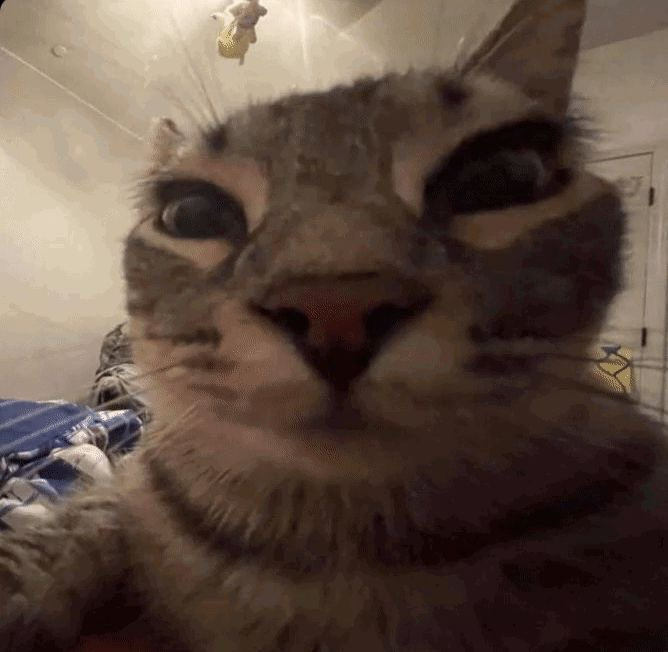
#> input picture day4/learn/cat.jpg, 668 x 652 px, given in place of the camera
$ python draw_canvas.py
#> lines starting #> are read from the running program, lines starting #| are printed output that depends on the picture; after the words box and inside, x2 and y2 are one past the last pixel; in counts of white or black regions, pixels touching at a corner belong together
import cv2
import numpy as np

# 1. Initialize Webcam (CAP_DSHOW prevents camera light freeze on Windows)
cap = cv2.VideoCapture(0)

# 2. Define HSV Color Range for a BLUE object (Default)
# Tip: Adjust lower/upper bounds if using a Red/Green object!
LOWER_COLOR = np.array([100, 150, 0])  # Lower bound for Blue in HSV
UPPER_COLOR = np.array([140, 255, 255])  # Upper bound for Blue in HSV


canvas = None
prev_point = None

print("Air Canvas Started! Wave a BLUE marker in front of the camera to draw.")
print("Press 'c' to clear canvas. Press 'q' to quit.")

while cap.isOpened():
  success, frame = cap.read()
#> frame is the input picture: shape (652, 668, 3); mean B, G, R 64.8, 75.5, 93.1
  if not success:
    break

  # Flip frame horizontally for intuitive "mirror" drawing
  frame = cv2.flip(frame, 1)
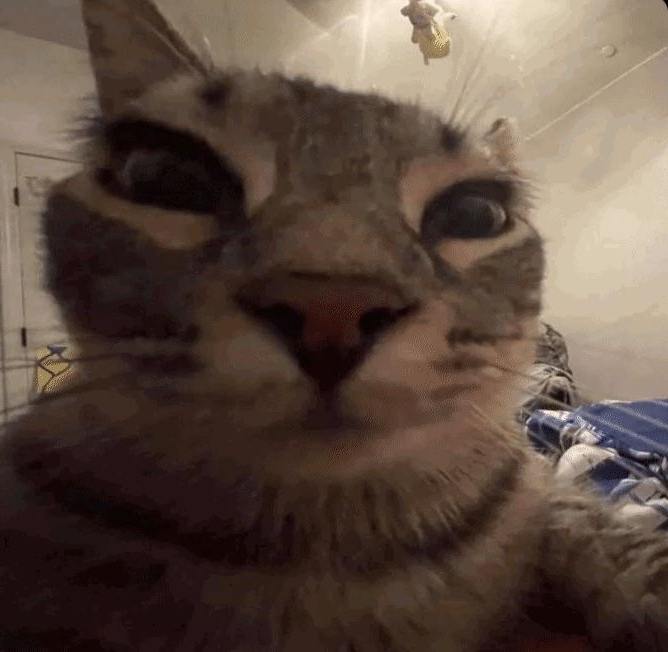
#> frame: shape (652, 668, 3); mean B, G, R 64.8, 75.5, 93.1

  # Initialize black canvas to match camera size on first frame
  if canvas is None:
    canvas = np.zeros_like(frame)

  # --- CORE CV CONCEPTS FOR STUDENTS ---

  # A. Convert BGR to HSV color space (easier to isolate specific colors)
  hsv = cv2.cvtColor(frame, cv2.COLOR_BGR2HSV)
#> hsv: shape (652, 668, 3); mean H, S, V 30.5, 100.7, 93.4

  # B. Create binary mask (White = color detected, Black = background)
  mask = cv2.inRange(hsv, LOWER_COLOR, UPPER_COLOR)
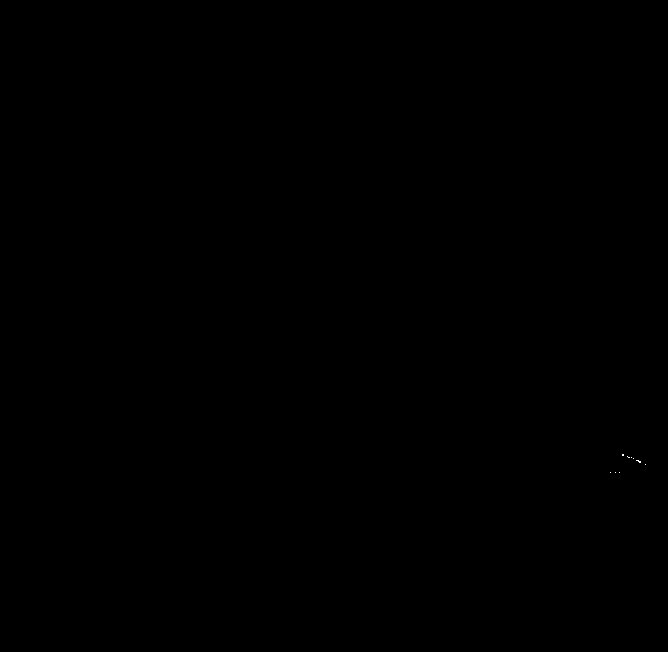
#> mask: shape (652, 668); 0% white in thin lines or dots, all inside (x1, y1, x2, y2) = (610, 454, 646, 473)


  # Clean noise using morphological erosion and dilation
  mask = cv2.erode(mask, None, iterations=1)
#> mask: shape (652, 668); every value is 0
  mask = cv2.dilate(mask, None, iterations=1)

  # C. Find contours (outlines of detected shapes)
  contours, _ = cv2.findContours(
      mask, cv2.RETR_EXTERNAL, cv2.CHAIN_APPROX_SIMPLE
  )
#> contours = []

  curr_point = None

  if contours:
    # Get the largest contour (prevents small background noise from drawing)
    largest_contour = max(contours, key=cv2.contourArea)

    # Filter out tiny detections by minimum area threshold
    if cv2.contourArea(largest_contour) > 500:
      # Calculate centroid (center x, y coordinates) of detected marker
      M = cv2.moments(largest_contour)
      if M['m00'] != 0:
        cX = int(M['m10'] / M['m00'])
        cY = int(M['m01'] / M['m00'])
        curr_point = (cX, cY)

        # Draw a visual tracking dot around object tip
        cv2.circle(frame, curr_point, 8, (0, 255, 255), -1)

  # D. Draw lines on the canvas when object moves
  if curr_point and prev_point:
    cv2.line(canvas, prev_point, curr_point, (0, 0, 255), 5)  # Red ink line

  prev_point = curr_point

  # Combine live webcam feed and drawing canvas together
  combined = cv2.add(frame, canvas)

  # Display UI instructions
  cv2.putText(
      combined,
      "Press 'c' to Clear | Press 'q' to Quit",
      (10, 30),
      cv2.FONT_HERSHEY_SIMPLEX,
      0.7,
      (255, 255, 255),
      2,
  )
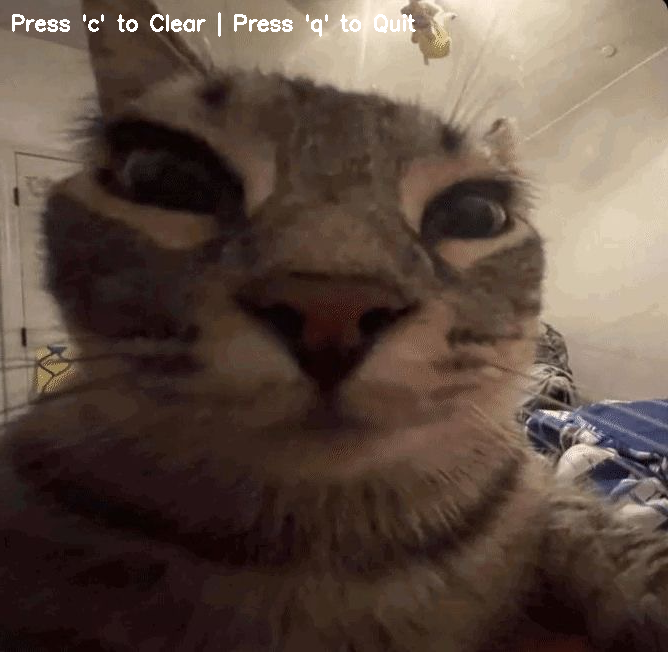
#> combined: shape (652, 668, 3); 0.54% of pixels changed, all inside (x1, y1, x2, y2) = (12, 12, 416, 37)
  cv2.imshow('BCA AI Demo - Virtual Air Canvas', combined)

  key = cv2.waitKey(1) & 0xFF
#> (key q is pressed here)
  if key == ord('c'):
    canvas = np.zeros_like(frame)  # Clear canvas
  elif key == ord('q'):
    break

# Clean up webcam resources cleanly
cap.release()
cv2.waitKey(1)
cv2.destroyAllWindows()
cv2.waitKey(1)
